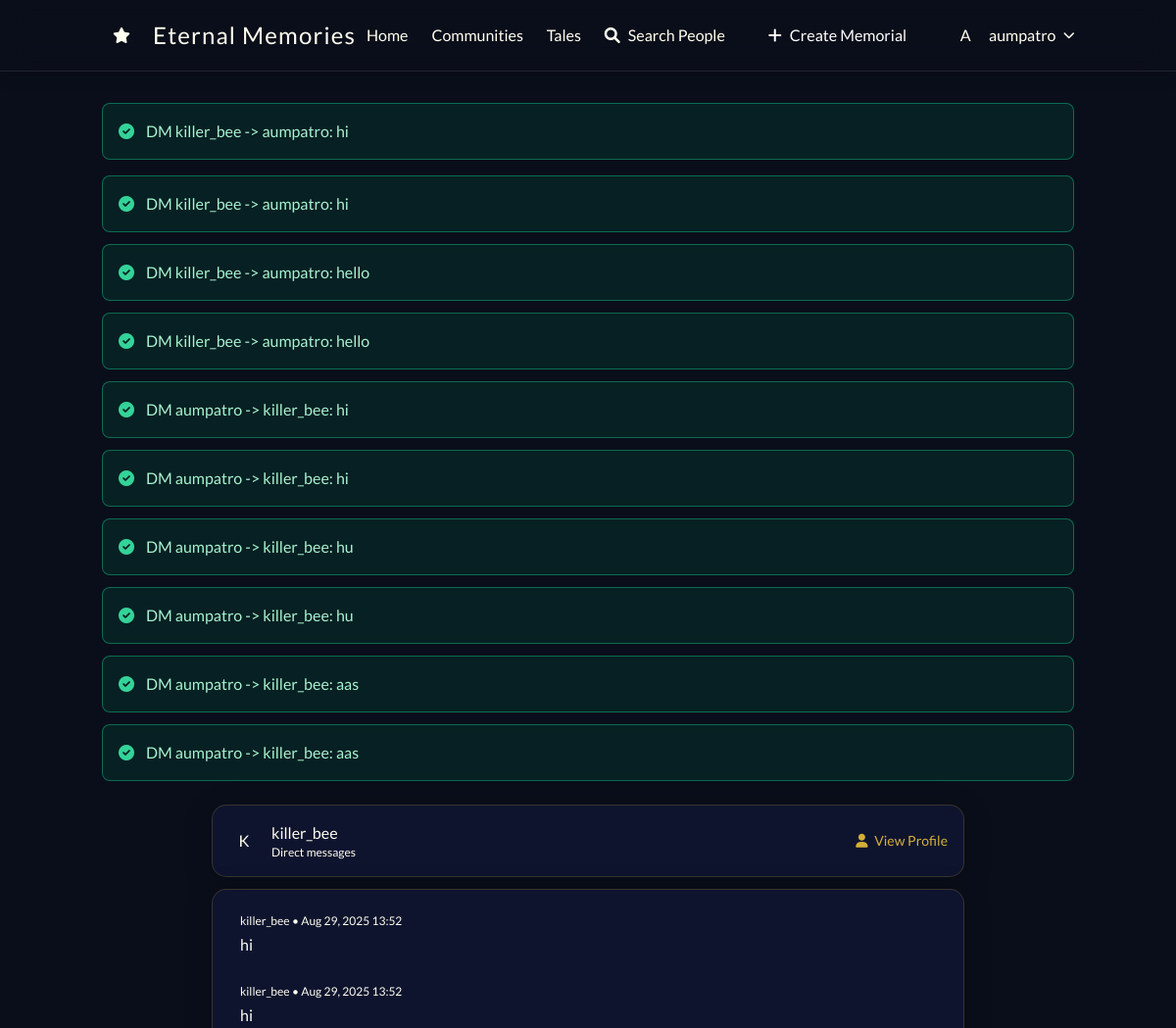
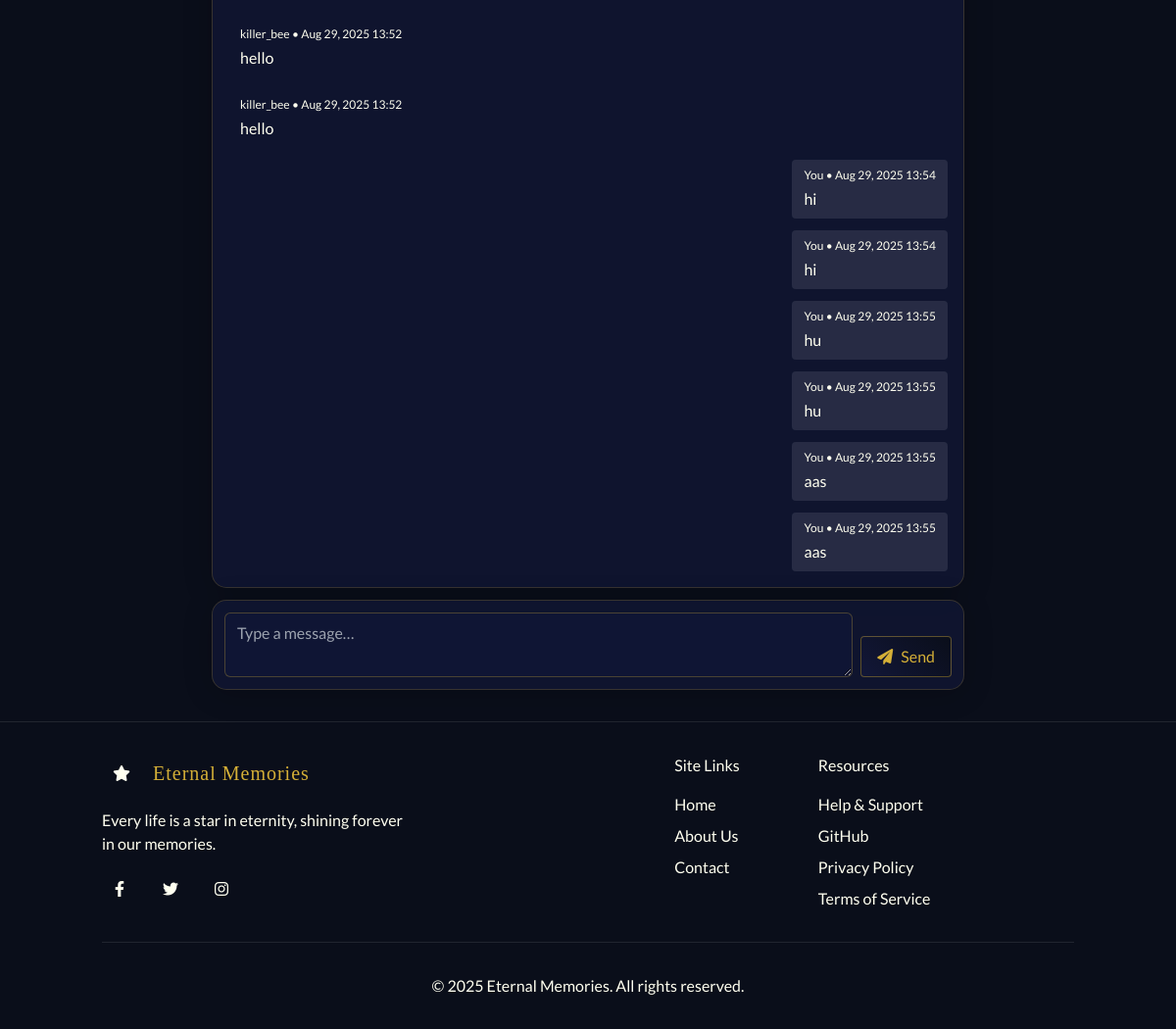
/users/dm/killer_bee/ (signed in), run on the app's committed database (2 pictures, top to bottom).
### users/models.py (models this page shows)
class DirectMessage(models.Model):
    sender = models.ForeignKey(User, on_delete=models.CASCADE, related_name='sent_messages')
    receiver = models.ForeignKey(User, on_delete=models.CASCADE, related_name='received_messages')
    content = models.TextField()
    created_at = models.DateTimeField(auto_now_add=True)
    is_read = models.BooleanField(default=False)
    class Meta:
        ordering = ['created_at']
    def __str__(self):
        return f"DM {self.sender.username} -> {self.receiver.username}: {self.content[:24]}"

### users/views.py (the view)
# urls.py: path('dm/<str:username>/', views.dm_thread, name='dm_thread'),
def dm_thread(request, username):
    if not request.user.is_authenticated:
        return HttpResponseForbidden("Auth required")
    other = User.objects.filter(username=username).first()
    if not other:
        return render(request, 'users/dm_thread.html', {'not_found': True}, status=404)
    if other == request.user:
        return HttpResponseForbidden("Cannot chat with yourself")
    qs = DirectMessage.objects.filter(
        Q(sender=request.user, receiver=other) | Q(sender=other, receiver=request.user)
    ).order_by('-created_at')[:50]
    messages_qs = list(qs)[::-1]
    DirectMessage.objects.filter(receiver=request.user, sender=other, is_read=False).update(is_read=True)
    last_ts = None
    if messages_qs:
        last_ts = timezone.localtime(messages_qs[-1].created_at).isoformat()
    ctx = {
        'other': other,
        'messages': messages_qs,
        'last_ts': last_ts,
    }
    return render(request, 'users/dm_thread.html', ctx)

### templates/users/dm_thread.html (shortened to what this page needs)
{% extends 'base.html' %}
{% block content %}
{% if not_found %}
  <div class="celestial-card p-6 text-center fade-in">User not found.</div>
{% else %}
<div class="max-w-3xl mx-auto fade-in">
  <div class="celestial-card p-4 flex items-center justify-between mb-3">
    <div class="flex items-center gap-3">
      <div class="w-8 h-8 rounded-full bg-midnight-blue flex items-center justify-center text-soft-gold">
        {{ other.username.0|upper }}
      </div>
      <div>
        <div class="text-soft-gold font-medium">{{ other.username }}</div>
        <div class="text-xs text-faint-lavender">Direct messages</div>
      </div>
    </div>
    <a href="{% url 'profile' username=other.username %}" class="celestial-link text-sm"><i class="fas fa-user mr-1"></i> View Profile</a>
  </div>
  <div id="dm-log" class="celestial-card p-4 max-h-[65vh] overflow-y-auto space-y-3">
    {% for m in messages %}
      <div data-id="{{ m.id }}" class="flex {% if m.sender_id == user.id %}justify-end{% else %}justify-start{% endif %}">
        <div class="max-w-[80%] px-3 py-2 rounded {% if m.sender_id == user.id %}bg-white bg-opacity-10{% else %}bg-midnight-blue bg-opacity-60{% endif %}">
          <div class="text-xs text-faint-lavender mb-1">
            {% if m.sender_id == user.id %}You{% else %}{{ m.sender.username }}{% endif %} • {{ m.created_at|date:"M d, Y H:i" }}
          </div>
          <div class="text-ivory-white whitespace-pre-line">{{ m.content }}</div>
        </div>
      </div>
    {% empty %}
      <div class="text-center text-faint-lavender text-sm dm-empty">No messages yet. Say hello!</div>
    {% endfor %}
  </div>
  <form id="dm-send" method="post" action="{% url 'send_dm' username=other.username %}" class="mt-3 celestial-card p-3 flex gap-2 items-end">
    <textarea name="message" rows="2" placeholder="Type a message…" class="flex-1 bg-transparent border border-soft-gold border-opacity-30 rounded px-3 py-2 text-ivory-white"></textarea>
    <button type="submit" class="px-4 py-2 celestial-button rounded"><i class="fas fa-paper-plane mr-2"></i>Send</button>
  </form>
</div>
{% endif %}
{% endblock %}

### templates/base.html (shortened to what this page needs)
{% load static %}
<!DOCTYPE html>
<html lang="en">
<head>
    <link href="https://cdn.jsdelivr.net/npm/tailwindcss@2.2.19/dist/tailwind.min.css" rel="stylesheet">
    <link rel="stylesheet" href="https://cdnjs.cloudflare.com/ajax/libs/font-awesome/6.0.0-beta3/css/all.min.css">
    <link rel="stylesheet" href="{% static 'css/celestial.css' %}">
</head>
<body class="min-h-screen flex flex-col bg-gradient-to-b from-deep-space to-midnight-blue">
    <div class="star-field fixed inset-0 -z-10 pointer-events-none"></div>
    <header class="sticky top-0 z-40 backdrop-filter backdrop-blur-lg bg-opacity-70 bg-midnight-blue shadow-lg border-b border-soft-gold border-opacity-10">
        <nav class="container mx-auto px-4 py-4 flex items-center justify-between">
            <a href="{% url 'home' %}" class="flex items-center group">
                <div class="w-10 h-10 rounded-full bg-gradient-to-br from-soft-gold to-midnight-blue flex items-center justify-center mr-3 transform transition-all duration-500 group-hover:rotate-[360deg]">
                    <i class="fas fa-star text-ivory-white"></i>
                </div>
                <span class="text-2xl font-playfair text-soft-gold tracking-wider">Eternal Memories</span>
            </a>
            <div class="hidden md:flex items-center space-x-6">
                {% if user.is_authenticated %}
                    <a href="{% url 'home' %}" class="text-faint-lavender hover:text-ivory-white transition-colors {% if request.path == '/' %}text-ivory-white{% endif %}" aria-current="{% if request.path == '/' %}page{% endif %}">Home</a>
                    <a href="{% url 'communities:list' %}" class="text-faint-lavender hover:text-ivory-white transition-colors " aria-current="">Communities</a>
                    <a href="{% url 'tales:list' %}" class="text-faint-lavender hover:text-ivory-white transition-colors " aria-current="">Tales</a>
                    <button id="open-people-search" type="button" aria-haspopup="dialog" aria-controls="people-search-overlay"
                            class="text-faint-lavender hover:text-ivory-white transition-colors flex items-center">
                        <i class="fas fa-magnifying-glass mr-2"></i> Search People
                    </button>
                    <a href="{% url 'create_memorial' %}" class="relative px-5 py-2 overflow-hidden group bg-gradient-to-r from-soft-gold to-amber-600 text-white rounded-lg">
                        <span class="relative flex items-center">
                            <i class="fas fa-plus mr-2"></i> Create Memorial
                        </span>
                    </a>
                    <div class="relative" id="user-menu-wrapper">
                        <button id="user-menu-button" type="button" aria-haspopup="true" aria-expanded="false"
                                class="flex items-center space-x-2 focus:outline-none text-ivory-white">
                            <span class="h-8 w-8 rounded-full bg-soft-gold bg-opacity-20 flex items-center justify-center text-soft-gold">
                                {{ user.username.0|upper }}
                            </span>
                            <span class="text-faint-lavender">{{ user.username }}</span>
                            <i class="fas fa-chevron-down text-xs transition-transform" id="user-menu-caret"></i>
                        </button>
                    </div>
                {% endif %}
            </div>
        </nav>
    </header>
    <main class="container mx-auto px-4 py-8 flex-grow">
        {% if messages %}
            <div class="mb-6 space-y-3">
                {% for message in messages %}
                    <div class="p-4 rounded-lg mb-4 backdrop-filter backdrop-blur-sm animate-fadeIn
                        {% if message.tags == 'error' %}bg-red-900 bg-opacity-30 border border-red-500 border-opacity-50 text-red-200
                        {% else %}bg-green-900 bg-opacity-30 border border-green-500 border-opacity-50 text-green-200{% endif %}">
                        <div class="flex items-center">
                            {% if message.tags == 'error' %}
                                <i class="fas fa-exclamation-circle mr-3 text-red-400"></i>
                            {% else %}
                                <i class="fas fa-check-circle mr-3 text-green-400"></i>
                            {% endif %}
                            {{ message }}
                        </div>
                    </div>
                {% endfor %}
            </div>
        {% endif %}
        {% block content %}{% endblock %}
    </main>
    <footer class="mt-auto py-8 bg-deep-space bg-opacity-80 border-t border-soft-gold border-opacity-10">
        <div class="container mx-auto px-4">
            <div class="flex flex-col md:flex-row justify-between">
                <div class="mb-8 md:mb-0">
                    <div class="flex items-center mb-4">
                        <div class="w-10 h-10 rounded-full bg-gradient-to-br from-soft-gold to-midnight-blue flex items-center justify-center mr-3">
                            <i class="fas fa-star text-ivory-white"></i>
                        </div>
                        <h3 class="text-xl font-playfair text-soft-gold tracking-wider">Eternal Memories</h3>
                    </div>
                    <p class="text-faint-lavender max-w-xs">Every life is a star in eternity, shining forever in our memories.</p>
                    <div class="flex space-x-4 mt-4">
                        <a href="#" class="w-9 h-9 rounded-full bg-midnight-blue flex items-center justify-center text-faint-lavender hover:text-soft-gold transition-colors">
                            <i class="fab fa-facebook-f"></i>
                        </a>
                        <a href="#" class="w-9 h-9 rounded-full bg-midnight-blue flex items-center justify-center text-faint-lavender hover:text-soft-gold transition-colors">
                            <i class="fab fa-twitter"></i>
                        </a>
                        <a href="#" class="w-9 h-9 rounded-full bg-midnight-blue flex items-center justify-center text-faint-lavender hover:text-soft-gold transition-colors">
                            <i class="fab fa-instagram"></i>
                        </a>
                    </div>
                </div>
                <div class="grid grid-cols-2 md:grid-cols-3 gap-8">
                    <div>
                        <h4 class="text-soft-gold font-medium mb-4">Site Links</h4>
                        <ul class="space-y-2">
                            <li><a href="{% url 'home' %}" class="text-faint-lavender hover:text-soft-gold transition-colors">Home</a></li>
                            <li><a href="{% url 'about' %}" class="text-faint-lavender hover:text-soft-gold transition-colors">About Us</a></li>
                            <li><a href="{% url 'contact' %}" class="text-faint-lavender hover:text-soft-gold transition-colors">Contact</a></li>
                        </ul>
                    </div>
                    <div>
                        <h4 class="text-soft-gold font-medium mb-4">Resources</h4>
                        <ul class="space-y-2">
                            <li><a href="#" class="text-faint-lavender hover:text-soft-gold transition-colors">Help & Support</a></li>
                            <li><a href="https://github.com/Aumpatro-22/Eterna" target="_blank" rel="noopener" class="text-faint-lavender hover:text-soft-gold transition-colors">GitHub</a></li>
                            <li><a href="{% url 'privacy' %}" class="text-faint-lavender hover:text-soft-gold transition-colors">Privacy Policy</a></li>
                            <li><a href="#" class="text-faint-lavender hover:text-soft-gold transition-colors">Terms of Service</a></li>
                        </ul>
                    </div>
                </div>
            </div>
            <div class="mt-8 pt-8 border-t border-soft-gold border-opacity-10 text-center">
                <p class="text-faint-lavender">&copy; {% now "Y" %} Eternal Memories. All rights reserved.</p>
            </div>
        </div>
    </footer>
</body>
</html>

### static/css/celestial.css (style rules this page uses)
:root { --midnight-blue: #121738; --deep-space: #0a0e1a; --soft-gold: #d4af37; --ivory-white: #fffff0; --faint-lavender: #e6e6fa; --rose-tint: #fadadd; }
body { background-color: var(--deep-space); background-image: radial-gradient(white, rgba(255,255,255,.2) 2px, transparent 40px), radial-gradient(white, rgba(255,255,255,.15) 1px, transparent 30px), radial-gradient(white, rgba(255,255,255,.1) 2px, transparent 40px); background-size: 550px 550px, 350px 350px, 250px 250px; background-position: 0 0, 40px 60px, 130px 270px; color: var(--ivory-white); font-family: 'Lato', sans-serif; transition: all 0.5s ease; }
h1, h2, h3, .memorial-name { font-family: 'Playfair Display', 'Cormorant Garamond', serif; color: var(--soft-gold); }
input, textarea, select { background-color: rgba(18, 23, 56, 0.7) !important; border: 1px solid rgba(212, 175, 55, 0.3) !important; color: var(--ivory-white) !important; border-radius: 0.375rem !important; padding: 0.5rem 0.75rem !important; transition: all 0.3s ease !important; }
.celestial-card { background: rgba(18, 23, 56, 0.7); backdrop-filter: blur(10px); border-radius: 15px; border: 1px solid rgba(212, 175, 55, 0.2); box-shadow: 0 4px 30px rgba(0, 0, 0, 0.2); transition: all 0.5s ease; }
.celestial-button { background: linear-gradient(45deg, var(--midnight-blue), var(--deep-space)); color: var(--soft-gold); border: 1px solid rgba(212, 175, 55, 0.4); transition: all 0.4s ease; }
.fade-in { animation: fadeIn 1.2s ease forwards; opacity: 0; }
a.celestial-link { color: var(--soft-gold); position: relative; text-decoration: none; transition: all 0.3s ease; }
a.celestial-link::after { content: ''; position: absolute; width: 0; height: 1px; bottom: -2px; left: 0; background-color: var(--soft-gold); transition: width 0.3s ease; }

### data on the page
DirectMessage: sender+receiver+content "DM killer_bee -> aumpatro: hi", sender.username "killer_bee", created_at "Aug 29, 2025 13:52", content "hi"
DirectMessage: sender+receiver+content "DM killer_bee -> aumpatro: hi", sender.username "killer_bee", created_at "Aug 29, 2025 13:52", content "hi"
DirectMessage: sender+receiver+content "DM killer_bee -> aumpatro: hello", sender.username "killer_bee", created_at "Aug 29, 2025 13:52", content "hello"
DirectMessage: sender+receiver+content "DM killer_bee -> aumpatro: hello", sender.username "killer_bee", created_at "Aug 29, 2025 13:52", content "hello"
DirectMessage: sender+receiver+content "DM aumpatro -> killer_bee: hi", shows "You", created_at "Aug 29, 2025 13:54", content "hi"
DirectMessage: sender+receiver+content "DM aumpatro -> killer_bee: hi", shows "You", created_at "Aug 29, 2025 13:54", content "hi"
DirectMessage: sender+receiver+content "DM aumpatro -> killer_bee: hu", shows "You", created_at "Aug 29, 2025 13:55", content "hu"
DirectMessage: sender+receiver+content "DM aumpatro -> killer_bee: hu", shows "You", created_at "Aug 29, 2025 13:55", content "hu"
DirectMessage: sender+receiver+content "DM aumpatro -> killer_bee: aas", shows "You", created_at "Aug 29, 2025 13:55", content "aas"
DirectMessage: sender+receiver+content "DM aumpatro -> killer_bee: aas", shows "You", created_at "Aug 29, 2025 13:55", content "aas"

### other printed values
{{ user.username.0|upper }} "A"
{{ user.username }} "aumpatro"
{{ other.username.0|upper }} "K"
{{ other.username }} "killer_bee"
